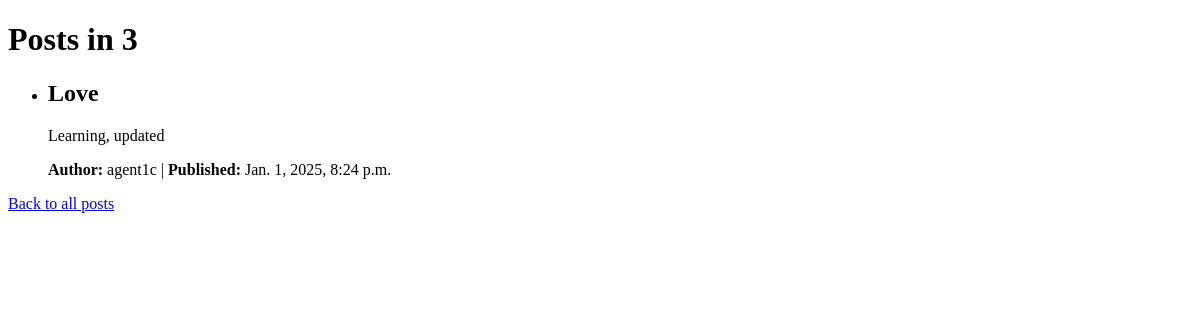
/blog/category/3/, run on an earlier commit of the app's database.
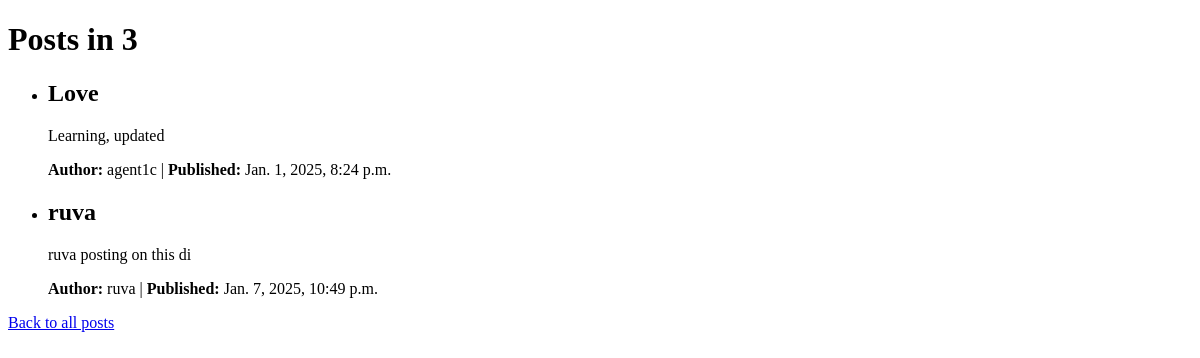
And on a later commit of the database.
### blog/models.py (models this page shows, shortened)
class BlogPost(models.Model):
    title = models.CharField(max_length=200)
    content = models.TextField()
    author = models.ForeignKey(settings.AUTH_USER_MODEL, on_delete=models.CASCADE)
    category = models.ForeignKey(Category, on_delete=models.SET_NULL, null=True)
    published_date = models.DateTimeField(auto_now_add=True)
    created_date = models.DateTimeField(auto_now=True)
    tags = models.ManyToManyField(Tag, blank=True)

### users/models.py (models this page shows, shortened)
class User(AbstractUser):
    email = models.EmailField(unique=True)
    groups = models.ManyToManyField(
        Group,
        related_name='custom_user_groups',  # Ensure unique related_name
        blank=True,
    )
    user_permissions = models.ManyToManyField(
        Permission,
        related_name='custom_user_permissions',  # Ensure unique related_name
        blank=True,
    )

### blog/views.py (the view)
# urls.py: path('category/<str:category>/', posts_by_category, name='posts_by_category'),
def posts_by_category(request, category):
    posts = BlogPost.objects.filter(category=category)
    published_after = request.GET.get('published_after')
    if published_after:
        published_after_date = datetime.strptime(published_after, '%Y-%m-%d')
        posts = posts.filter(published_date__gte=published_after_date)
    tags = request.GET.get('tags')
    if tags:
        tags_list = [tag.strip() for tag in tags.split(',')]
        posts = posts.filter(tags__in=tags_list)
    return render(request, 'blog/posts_by_category.html', {'posts': posts, 'category': category})

### blog/templates/blog/posts_by_category.html (shortened to what this page needs)
<!DOCTYPE html>
<html lang="en">
<head>
</head>
<body>
    <h1>Posts in {{ category }}</h1>
    <ul>
        {% for post in posts %}
            <li>
                <h2>{{ post.title }}</h2>
                <p>{{ post.content }}</p>
                <p><strong>Author:</strong> {{ post.author.username }} | <strong>Published:</strong> {{ post.published_date }}</p>
            </li>
        {% empty %}
            <li>No posts available in this category.</li>
        {% endfor %}
    </ul>
    <a href="{% url 'post_list' %}">Back to all posts</a>
</body>
</html>

What changed in the data, as far as the page shows it:
added BlogPost: title "ruva", content "ruva posting on this di", author.username "ruva", published_date "Jan. 7, 2025, 10:49 p.m."
